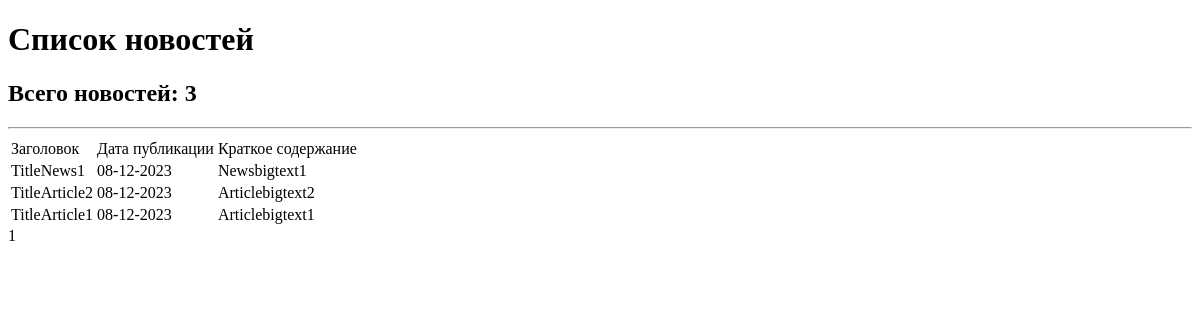
Before: /news/ with the older database file.
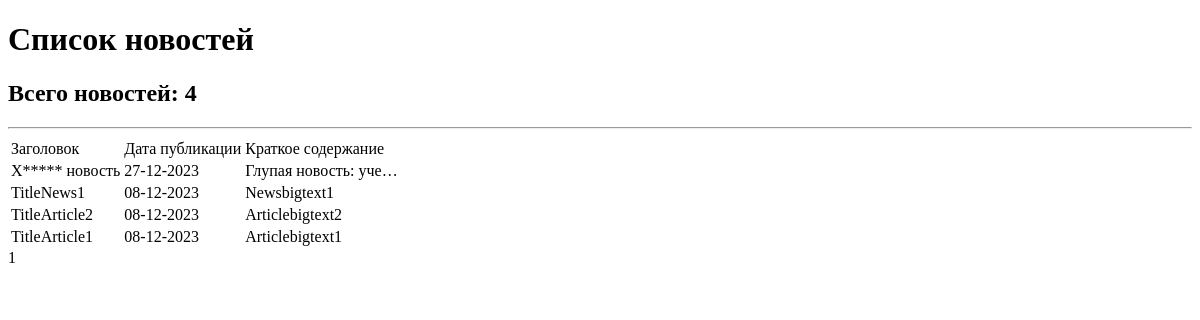
After: the same page with the newer database file.
### news_portal/models.py (models this page shows, shortened)
class Post(models.Model):
    author= models.ForeignKey(Author, on_delete=models.CASCADE) #Поле 1 ко многим с таблицей Автор
    news='NW'
    article='AR'
    CATEGORY_CHOICES=(
        (news,'Новость'),
        (article,'Статья')
    )
    categoryType=models.CharField(max_length=2, choices=CATEGORY_CHOICES,default=article) #Поле категории(с возможностью выбрать из 2х вариантов)
    dateCreation=models.DateTimeField(auto_now_add=True)
    postCategory=models.ManyToManyField(Category, through='PostCategory')
    title=models.CharField(max_length=128)
    text=models.TextField()
    rating=models.SmallIntegerField(default=0)

### news_portal/views.py (the view)
# urls.py: path('', NewsList.as_view(), name='home'),
class NewsList(ListView):
    model = Post
    ordering = '-dateCreation'
    template_name = 'news_list.html'
    context_object_name = 'news_list'
    paginate_by = 10
    def get_context_data(self, **kwargs):
        context = super().get_context_data(**kwargs)
        context["time_now"] = datetime.utcnow()
        return context

### news_portal/templatetags/custom_filters.py (called while the page is built)
@register.filter()
def censor(textnews):
    word_list = textnews.split(' ')
    for idx, value in enumerate(word_list):
        if value:
            if value[0].lower() in DIRTY_WORDS.keys():
                for el in DIRTY_WORDS[value[0].lower()]:
                    if el in value.lower():
                        corrected = value[0] + '*' * (len(el)-1) + value[len(el):] #Меняем слово на букву + звёздочки
                        word_list[idx] = corrected #Заменяем в исходном тексте на отформатированный вариант
    return ' '.join(word_list)

### templates/news_list.html (shortened to what this page needs)
{% extends 'flatpages/default.html' %}
{% load custom_filters %}
{% load custom_tags %}
{% block content %}
<h1>Список новостей</h1>
<h2>Всего новостей: {{ news_list| length }}</h2>
   <hr>
   {% if news_list %}
       <table>
           <tr>
               <td>Заголовок</td>
               <td>Дата публикации</td>
               <td>Краткое содержание</td>
           </tr>
           {% for news_item in news_list %}
           <tr>
               <td>{{ news_item.title|censor}}</td>
               <td>{{ news_item.dateCreation| date:'d-m-Y'}}</td>
               <td>{{ news_item.text|censor|truncatechars:20 }}</td>
           </tr>
           {% endfor %}
        </table>
           {% else %}
           <h2>Новостей пока нет.</h2>
       {% endif %}
       {{ page_obj.number }}
{% endblock content %}

Changed rows visible on the page:
added Post: title|censor "Х***** новость", dateCreation "27-12-2023", text|censor "Глупая новость: уче…"
Other visible differences:
{{ news_list| length }}: "3" → "4"
